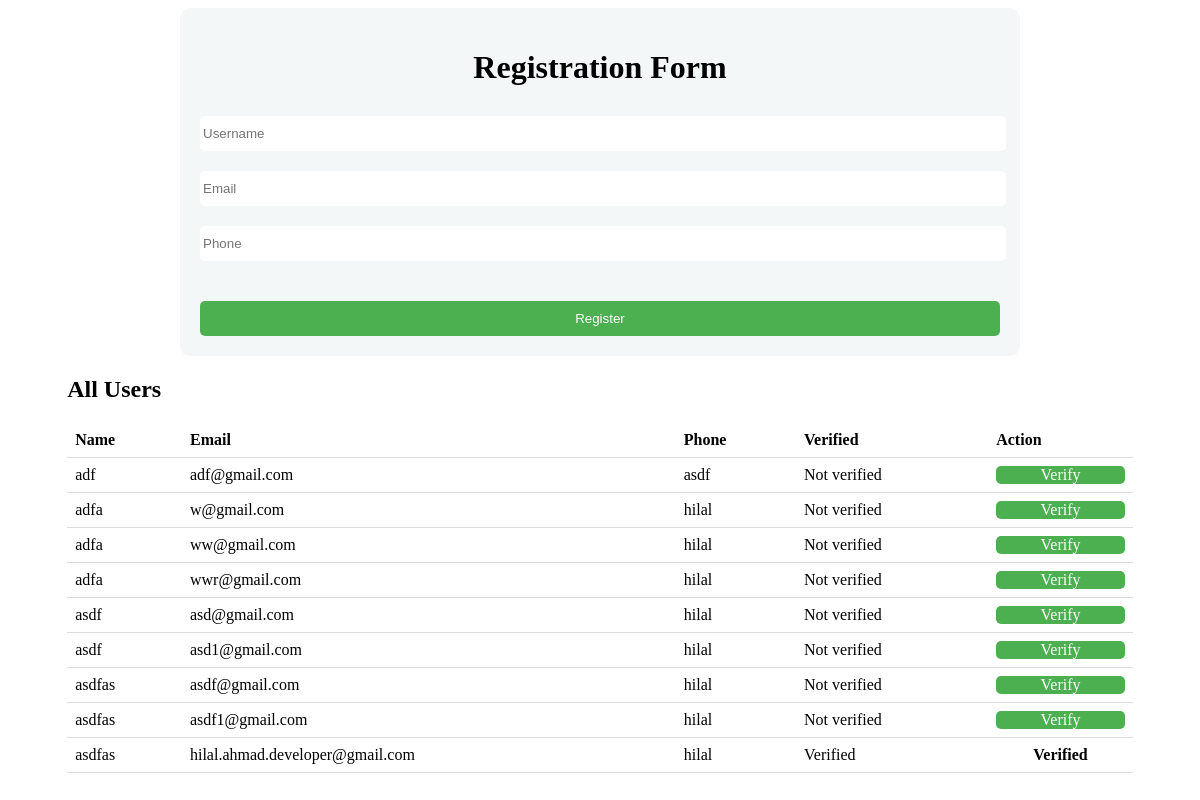
The page /registration.php on the database as committed earlier.
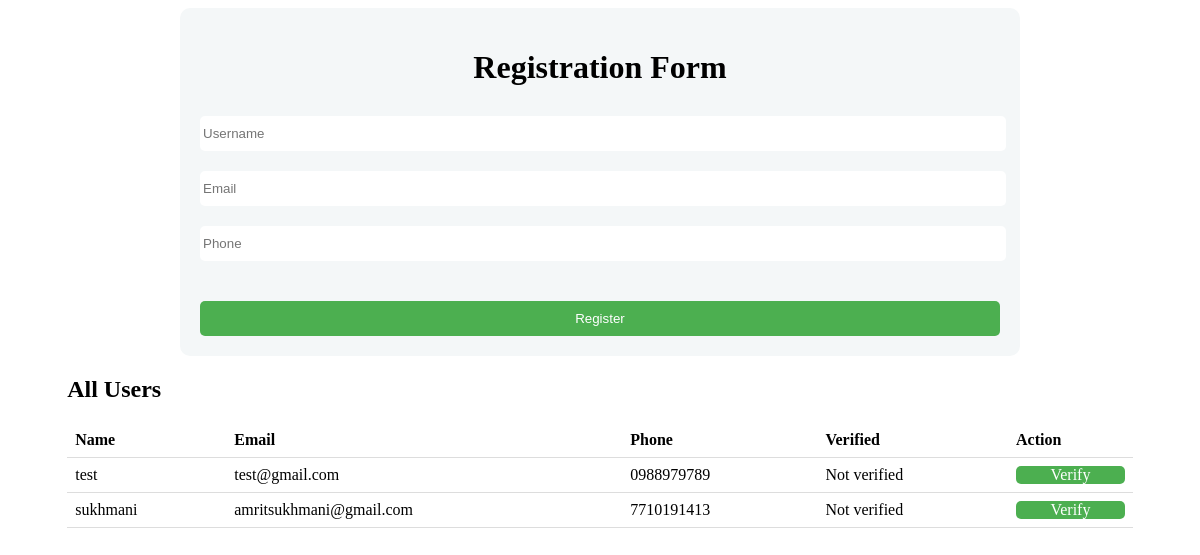
The same page on the database as committed later.
### tables this page shows
CREATE TABLE `users` (
  `user_id` int NOT NULL,
  `name` varchar(255) NOT NULL,
  `email` varchar(255) NOT NULL,
  `mobile` varchar(255) NOT NULL,
  `verified` int NOT NULL DEFAULT '0',
  `code` int NOT NULL,
  `created_at` timestamp NOT NULL DEFAULT CURRENT_TIMESTAMP,
  `updated_at` timestamp NOT NULL DEFAULT CURRENT_TIMESTAMP
);

### registration.php (the view, shortened to what this page needs)
<!DOCTYPE html>
<html lang="en">
<head>
    <link rel="stylesheet" href="style.css">
</head>
<body>
    <?php
    $host = 'localhost';
    $dbname = 'php_registration';
    $user = 'root';
    $password = '';
    $conn = new PDO("mysql:host=$host;dbname=$dbname", $user, $password);
    $conn->setAttribute(PDO::ATTR_ERRMODE, PDO::ERRMODE_EXCEPTION);
    $stmt = $conn->prepare("SELECT * FROM users");
    $stmt->execute();
    $results = $stmt->fetchAll(PDO::FETCH_ASSOC);
    ?>
    <div class="registration">
        <h1>Registration Form</h1>
        <form method="post" action="register.php">
            <input type="text" name="username" placeholder="Username" required>
            <input type="email" name="email" placeholder="Email" required>
            <input type="tel" name="phone" placeholder="Phone" required>
            <button type="submit">Register</button>
        </form>
    </div>
    <div style="width: 90%; margin:0 auto 30px auto">
        <h2>All Users</h2>
        <table>
            <tr>
                <th>Name</th>
                <th>Email</th>
                <th>Phone</th>
                <th>Verified</th>
                <th>Action</th>
            </tr>
            <?php
            foreach ($results as $row) {
            ?>
                <tr>
                <td><?php echo $row['name']?></td>
                    <td><?php echo $row['email']?></td>
                    <td><?php echo $row['mobile']?></td>
                    <td><?php echo $row['verified'] == 1 ? 'Verified' : 'Not verified'?></td>
                    <?php
                    if($row['verified'] == 0){
                    ?>
                    <td><a href="verify.php?id=<?php echo $row['user_id']?>" style=" display: block;
    width: 100%;
    background: #4CAF50;
    color: #fff;
    border: none;
    text-align:center;
    border-radius: 5px;
    text-decoration:none;
    cursor: pointer;">Verify</a></td>
    <?php
    }else{
     echo "<td style='text-align:center; font-weight:bold'>Verified</td>";
    }?>
                </tr><?php
                    }
                        ?>
        </table>
    </div>
</body>
</html>

### style.css (style rules this page uses)
.registration { width: 800px; margin: 0 auto; padding: 20px; background: #f4f7f8; border-radius: 10px; }
.registration h1 { text-align: center; margin-bottom: 30px; }
.registration input[type="text"], .registration input[type="email"], .registration input[type="tel"], .registration input[type="password"] { width: 100%; padding: 10px 3px; margin-bottom: 20px; border-radius: 5px; border: none; outline: none; }
.registration button[type="submit"] { display: block; width: 100%; padding: 10px; margin-top: 20px; background: #4CAF50; color: #fff; border: none; border-radius: 5px; cursor: pointer; }
table { border-collapse: collapse; width: 100%; }
th, td { padding: 8px; text-align: left; border-bottom: 1px solid #ddd; }

Rows that differ between the two databases and show on the page:
removed users: name "adfa", email "w@gmail.com", mobile "hilal", verified "Not verified"
removed users: name "adfa", email "ww@gmail.com", mobile "hilal", verified "Not verified"
removed users: name "adfa", email "wwr@gmail.com", mobile "hilal", verified "Not verified"
removed users: name "asdf", email "asd@gmail.com", mobile "hilal", verified "Not verified"
removed users: name "asdf", email "asd1@gmail.com", mobile "hilal", verified "Not verified"
removed users: name "asdfas", email "asdf@gmail.com", mobile "hilal", verified "Not verified"
removed users: name "asdfas", email "asdf1@gmail.com", mobile "hilal", verified "Not verified"
removed users: name "asdfas", email "hilal.ahmad.developer@gmail.com", mobile "hilal", verified "Verified"
changed users: name "adf" → "test"; email "adf@gmail.com" → "test@gmail.com"; mobile "asdf" → "0988979789"
added users: name "sukhmani", email "amritsukhmani@gmail.com", mobile "7710191413", verified "Not verified"
